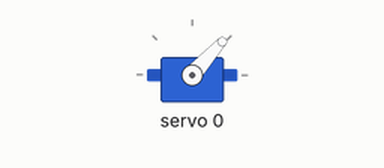
A sketch run on a simulated Arduino Uno, built with avr-gcc and run on an emulated ATmega328P. Shown: servo.

Above: at 0.05 s.
Timing chart, 0 to 4.6 s (numbered marks = the images above):
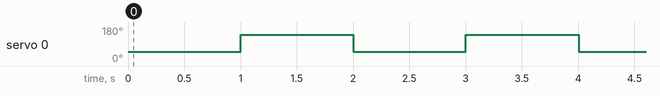

The sketch:

ServoBoardAddon.ino
```cpp
#include "Wire.h"
#include "Adafruit_PWMServoDriver.h"
Adafruit_PWMServoDriver pwm = Adafruit_PWMServoDriver(0x40);

#define MIN_PULSE_WIDTH 575
#define MAX_PULSE_WIDTH 2450
#define FREQUENCY 50

void setup()
{
  pwm.begin();
  pwm.setPWMFreq(FREQUENCY);
}

int pulseWidth(int angle)
{
  int pulse_wide, analog_value;
  pulse_wide = map(angle, 0, 180, MIN_PULSE_WIDTH, MAX_PULSE_WIDTH);
  analog_value = int(float(pulse_wide) / 1000000 * FREQUENCY * 4096);
  return analog_value;
}

void loop() {
  pwm.setPWM(0, 0, pulseWidth(45));
  delay(1000);
  pwm.setPWM(0, 0, pulseWidth(135));
  delay(1000);

}
```

Measured:
- by itself, servo 0: alternates 139° for 1.0 s and 48° for 1.0 s
